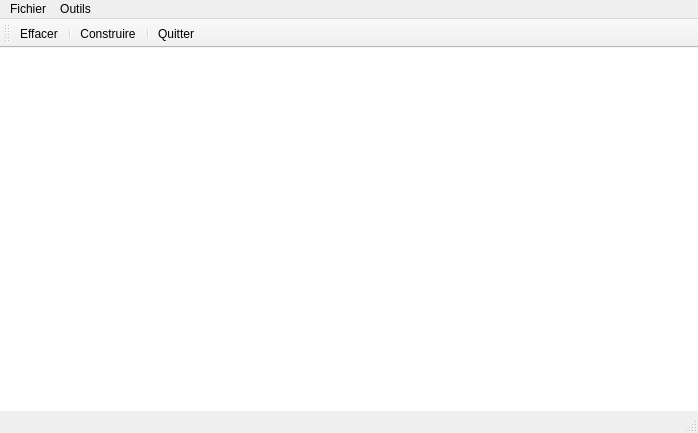
<?xml version="1.0" encoding="UTF-8"?>
<ui version="4.0">
 <class>BzMainWindow</class>
 <widget class="QMainWindow" name="BzMainWindow">
  <property name="geometry">
   <rect>
    <x>0</x>
    <y>0</y>
    <width>698</width>
    <height>433</height>
   </rect>
  </property>
  <property name="windowTitle">
   <string>BzMainWindow</string>
  </property>
  <widget class="QWidget" name="centralWidget">
   <layout class="QGridLayout" name="gridLayout">
    <property name="leftMargin">
     <number>0</number>
    </property>
    <property name="topMargin">
     <number>0</number>
    </property>
    <property name="rightMargin">
     <number>0</number>
    </property>
    <property name="bottomMargin">
     <number>0</number>
    </property>
    <property name="horizontalSpacing">
     <number>0</number>
    </property>
    <item row="0" column="0">
     <widget class="BzView" name="bzview" native="true">
      <property name="palette">
       <palette>
        <active>
         <colorrole role="Base">
          <brush brushstyle="SolidPattern">
           <color alpha="255">
            <red>255</red>
            <green>255</green>
            <blue>255</blue>
           </color>
          </brush>
         </colorrole>
         <colorrole role="Window">
          <brush brushstyle="SolidPattern">
           <color alpha="255">
            <red>255</red>
            <green>255</green>
            <blue>255</blue>
           </color>
          </brush>
         </colorrole>
        </active>
        <inactive>
         <colorrole role="Base">
          <brush brushstyle="SolidPattern">
           <color alpha="255">
            <red>255</red>
            <green>255</green>
            <blue>255</blue>
           </color>
          </brush>
         </colorrole>
         <colorrole role="Window">
          <brush brushstyle="SolidPattern">
           <color alpha="255">
            <red>255</red>
            <green>255</green>
            <blue>255</blue>
           </color>
          </brush>
         </colorrole>
        </inactive>
        <disabled>
         <colorrole role="Base">
          <brush brushstyle="SolidPattern">
           <color alpha="255">
            <red>255</red>
            <green>255</green>
            <blue>255</blue>
           </color>
          </brush>
         </colorrole>
         <colorrole role="Window">
          <brush brushstyle="SolidPattern">
           <color alpha="255">
            <red>255</red>
            <green>255</green>
            <blue>255</blue>
           </color>
          </brush>
         </colorrole>
        </disabled>
       </palette>
      </property>
      <property name="cursor">
       <cursorShape>CrossCursor</cursorShape>
      </property>
      <property name="mouseTracking">
       <bool>true</bool>
      </property>
      <property name="autoFillBackground">
       <bool>true</bool>
      </property>
     </widget>
    </item>
   </layout>
  </widget>
  <widget class="QMenuBar" name="menuBar">
   <property name="geometry">
    <rect>
     <x>0</x>
     <y>0</y>
     <width>698</width>
     <height>21</height>
    </rect>
   </property>
   <widget class="QMenu" name="menuFichier">
    <property name="title">
     <string>Fichier</string>
    </property>
    <addaction name="actionNouveau"/>
    <addaction name="separator"/>
    <addaction name="actionQuitter"/>
   </widget>
   <widget class="QMenu" name="menuOutils">
    <property name="title">
     <string>Outils</string>
    </property>
    <addaction name="actionEffacer"/>
    <addaction name="separator"/>
    <addaction name="actionConstruire"/>
   </widget>
   <addaction name="menuFichier"/>
   <addaction name="menuOutils"/>
  </widget>
  <widget class="QToolBar" name="mainToolBar">
   <attribute name="toolBarArea">
    <enum>TopToolBarArea</enum>
   </attribute>
   <attribute name="toolBarBreak">
    <bool>false</bool>
   </attribute>
   <addaction name="actionEffacer"/>
   <addaction name="separator"/>
   <addaction name="actionConstruire"/>
   <addaction name="separator"/>
   <addaction name="actionQuitter"/>
  </widget>
  <widget class="QStatusBar" name="statusBar"/>
  <action name="actionNouveau">
   <property name="icon">
    <iconset resource="ressources.qrc">
     <normaloff>:/images/new.png</normaloff>:/images/new.png</iconset>
   </property>
   <property name="text">
    <string>Nouveau</string>
   </property>
  </action>
  <action name="actionEffacer">
   <property name="icon">
    <iconset resource="ressources.qrc">
     <normaloff>:/images/Redo.png</normaloff>:/images/Redo.png</iconset>
   </property>
   <property name="text">
    <string>Effacer</string>
   </property>
  </action>
  <action name="actionConstruire">
   <property name="checkable">
    <bool>true</bool>
   </property>
   <property name="icon">
    <iconset resource="ressources.qrc">
     <normaloff>:/images/BezierConstruct.png</normaloff>:/images/BezierConstruct.png</iconset>
   </property>
   <property name="text">
    <string>Construire</string>
   </property>
  </action>
  <action name="actionQuitter">
   <property name="icon">
    <iconset resource="ressources.qrc">
     <normaloff>:/images/Quit.png</normaloff>:/images/Quit.png</iconset>
   </property>
   <property name="text">
    <string>Quitter</string>
   </property>
  </action>
 </widget>
 <layoutdefault spacing="6" margin="11"/>
 <customwidgets>
  <customwidget>
   <class>BzView</class>
   <extends>QWidget</extends>
   <header>bzview.h</header>
   <container>1</container>
   <slots>
    <slot>onEffacer()</slot>
    <slot>onConstruire(bool)</slot>
   </slots>
  </customwidget>
 </customwidgets>
 <resources>
  <include location="ressources.qrc"/>
 </resources>
 <connections>
  <connection>
   <sender>actionConstruire</sender>
   <signal>toggled(bool)</signal>
   <receiver>bzview</receiver>
   <slot>onConstruire(bool)</slot>
   <hints>
    <hint type="sourcelabel">
     <x>-1</x>
     <y>-1</y>
    </hint>
    <hint type="destinationlabel">
     <x>348</x>
     <y>233</y>
    </hint>
   </hints>
  </connection>
  <connection>
   <sender>actionEffacer</sender>
   <signal>triggered()</signal>
   <receiver>bzview</receiver>
   <slot>onEffacer()</slot>
   <hints>
    <hint type="sourcelabel">
     <x>-1</x>
     <y>-1</y>
    </hint>
    <hint type="destinationlabel">
     <x>348</x>
     <y>233</y>
    </hint>
   </hints>
  </connection>
  <connection>
   <sender>actionQuitter</sender>
   <signal>triggered()</signal>
   <receiver>BzMainWindow</receiver>
   <slot>close()</slot>
   <hints>
    <hint type="sourcelabel">
     <x>-1</x>
     <y>-1</y>
    </hint>
    <hint type="destinationlabel">
     <x>348</x>
     <y>216</y>
    </hint>
   </hints>
  </connection>
 </connections>
</ui>
